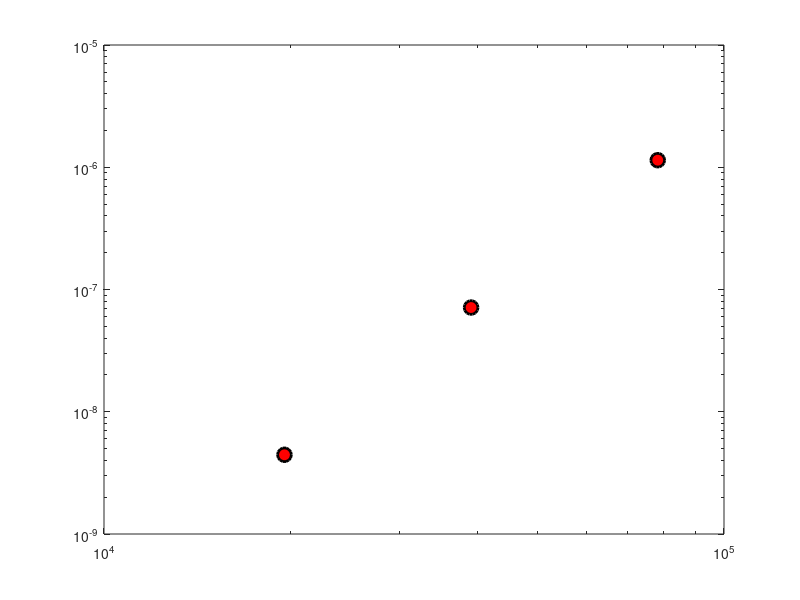

This figure's MATLAB source:
                                                               clc; clear all; close all;

radius=6371220;
N=[32 64 128];
dx=0.5*pi*radius./(4*N);
e1=[1.1422*10^-6 7.1216*10^-8 4.4469*10^-9];
e2=[1.3885*10^-6 8.6513*10^-8 5.4018*10^-9];
e3=[2.4469*10^-6 1.5229*10^-7 9.5186*10^-9];
ldx=log(dx);
le1=log(e1);
le2=log(e2);
le3=log(e3);



%% plot 1
figure(11); 
%% curve 1
hl1=loglog(dx,e1,'ok');
set(hl1,'LineWidth',2.0);
set(hl1,'MarkerSize',10);
set(hl1,'MarkerEdgeColor','k');
set(hl1,'MarkerFaceColor','r');

hold on;
[a11,b1]=polyfit(ldx,le1,1);
ltt=linspace(min(ldx),max(ldx),1000);
lsq1=a11(2)+a11(1)*ltt;

loglog(dx,exp(a11(2).*dx.^a11(1)),'-')

print('-dpng', ['rate_v_LSWE1.png'])